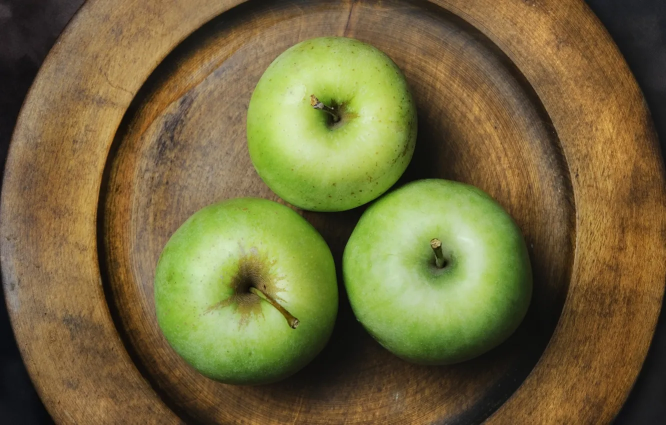
#> input picture Practice2/img1.png, 1332 x 850 px (shown at 1/2 size)
$ python 05_transformations.py   (older library calls are emulated)
#> lines starting #> are read from the running program, lines starting #| are printed output that depends on the picture
import cv2
import numpy as np
import matplotlib.pyplot as plt
from skimage.metrics import peak_signal_noise_ratio as psnr
from skimage.metrics import structural_similarity as ssim

# ---------- Загрузка изображений ----------
img1 = cv2.imread('img1.png')            # 3 яблока
#> img1 is the input picture: shape (850, 1332, 3); mean B, G, R 60.6, 105.2, 115.7
img2 = cv2.imread('img2.png')            # цветок крупным планом
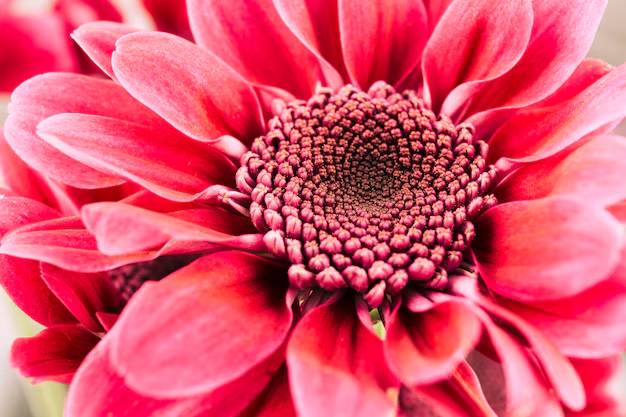
#> input picture Practice2/img2.png, 626 x 417 px
#> img2 is the input picture: shape (417, 626, 3); mean B, G, R 106.8, 80, 222.8
img1_rgb = cv2.cvtColor(img1, cv2.COLOR_BGR2RGB)
img2_rgb = cv2.cvtColor(img2, cv2.COLOR_BGR2RGB)

def show(images, titles, figsize=(16, 5), gray_cmap='gray'):
    n = len(images)
    fig, axes = plt.subplots(1, n, figsize=figsize)
    if n == 1: axes = [axes]
    for ax, im, t in zip(axes, images, titles):
        if im.ndim == 2:
            ax.imshow(im, cmap=gray_cmap)
        else:
            ax.imshow(im)
        ax.set_title(t, fontsize=11)
        ax.axis('off')
    plt.tight_layout()
    plt.show()

h, w = img1.shape[:2]
#> h = 850; w = 1332
img = cv2.cvtColor(img1, cv2.COLOR_BGR2RGB)

# ---------- 5.1 Поворот ----------
M_rot = cv2.getRotationMatrix2D((w/2, h/2), angle=30, scale=1.0)
rotated = cv2.warpAffine(img, M_rot, (w, h),
                         flags=cv2.INTER_LINEAR,
                         borderMode=cv2.BORDER_CONSTANT, borderValue=(0,0,0))
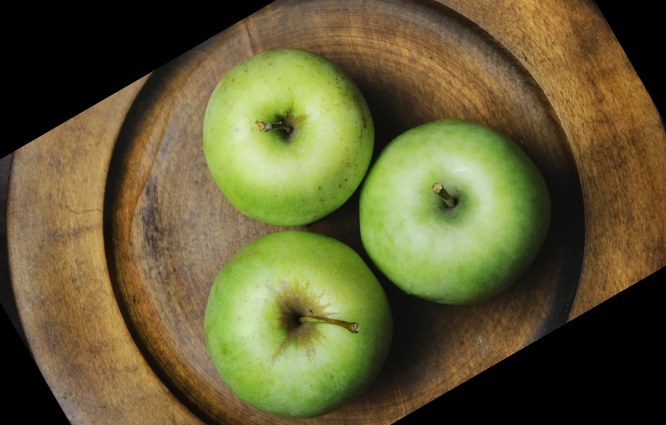
#> rotated: shape (850, 1332, 3) (shown at 1/2 size); mean R, G, B 99, 92.4, 52.2

# ---------- 5.2 Масштабирование ----------
scaled_up   = cv2.resize(img, None, fx=1.5, fy=1.5, interpolation=cv2.INTER_CUBIC)
scaled_down = cv2.resize(img, None, fx=0.5, fy=0.5, interpolation=cv2.INTER_AREA)

# ---------- 5.3 Сдвиг ----------
M_shift = np.float32([[1, 0, 60], [0, 1, 40]])
shifted = cv2.warpAffine(img, M_shift, (w, h))
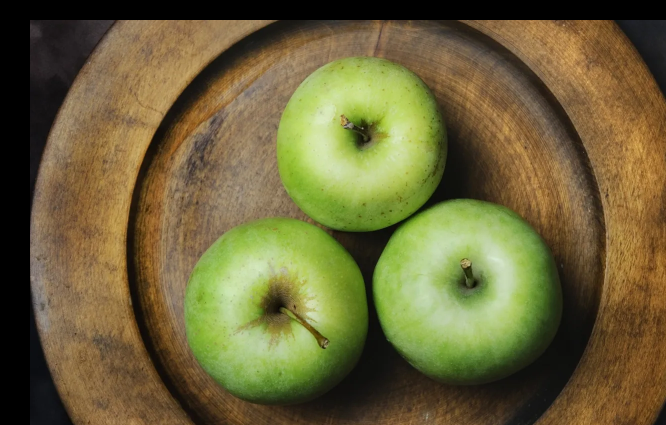
#> shifted: shape (850, 1332, 3) (shown at 1/2 size); mean R, G, B 108.1, 99.6, 57.3

# ---------- 5.4 Яркость и контраст ----------
bright   = cv2.convertScaleAbs(img, alpha=1.0, beta=50)    # ярче
dark     = cv2.convertScaleAbs(img, alpha=1.0, beta=-50)   # темнее
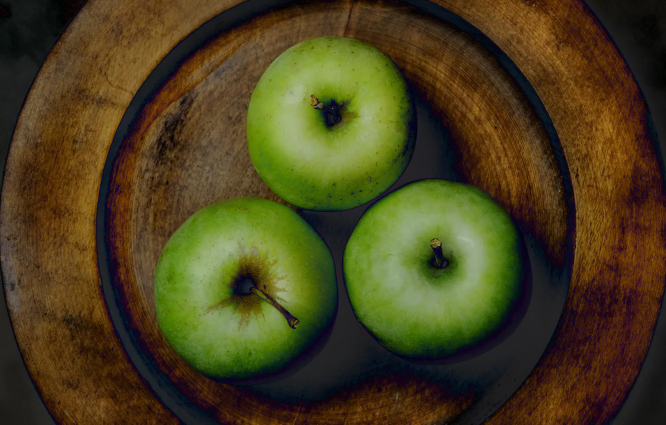
#> dark: shape (850, 1332, 3) (shown at 1/2 size); mean R, G, B 73.2, 63.9, 28.9
contrast = cv2.convertScaleAbs(img, alpha=1.6, beta=0)     # контраст
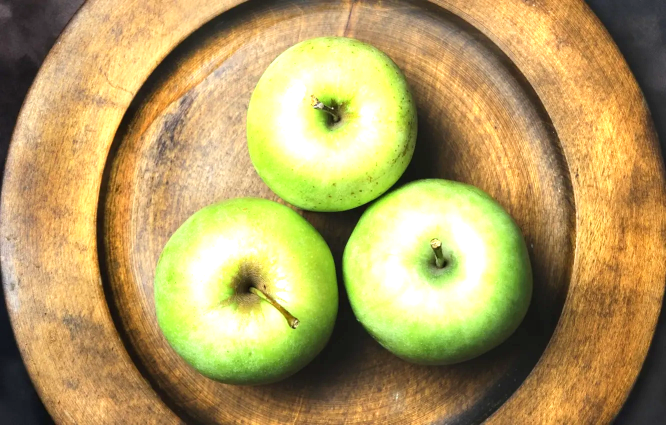
#> contrast: shape (850, 1332, 3) (shown at 1/2 size); mean R, G, B 179.1, 157.8, 96.6
gamma    = np.power(img/255.0, 1/2.2) * 255
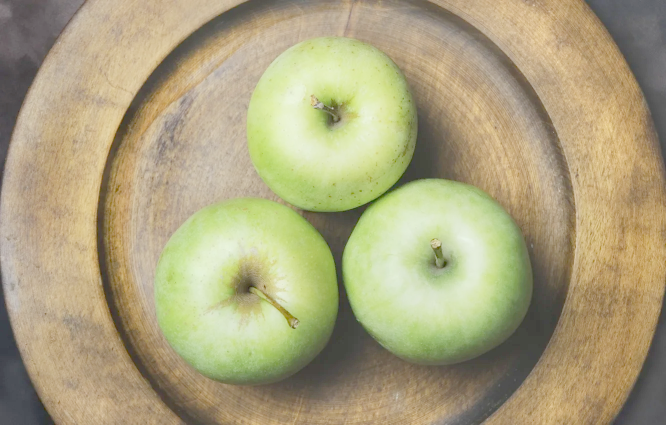
#> gamma: shape (850, 1332, 3) float64 (shown at 1/2 size); mean R, G, B 171.8, 163.3, 126.7
gamma    = gamma.astype(np.uint8)                          # гамма-коррекция

# ---------- 5.5 Фильтрация ----------
gauss   = cv2.GaussianBlur(img, (7, 7), 0)
median  = cv2.medianBlur(img, 7)
sobel_x = cv2.Sobel(cv2.cvtColor(img, cv2.COLOR_RGB2GRAY),
                    cv2.CV_64F, 1, 0, ksize=3)
sobel_x = cv2.convertScaleAbs(sobel_x)
lap     = cv2.Laplacian(cv2.cvtColor(img, cv2.COLOR_RGB2GRAY), cv2.CV_64F)
lap     = cv2.convertScaleAbs(lap)
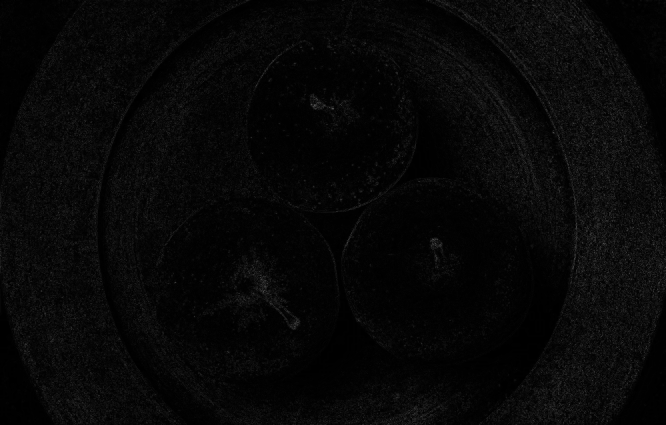
#> lap: shape (850, 1332) (shown at 1/2 size); min 0, max 169, mean 7.2

show([img, rotated, scaled_up, scaled_down, shifted],
     ['Оригинал', 'Поворот 30°', 'Масштаб ×1.5 (CUBIC)',
      'Масштаб ×0.5 (AREA)', 'Сдвиг (+60,+40)'], figsize=(18, 4))
#> in show, `n = len(images)`: n = 5
#> the loop in show, `for ax, im, t in zip(axes, images, titles):` made 5 passes
#> t on passes 1 to 5: 'Оригинал', 'Поворот 30°', 'Масштаб ×1.5 (CUBIC)', 'Масштаб ×0.5 (AREA)', 'Сдвиг (+60,+40)'

show([img, bright, dark, contrast, gamma],
     ['Оригинал', 'Ярче (β=+50)', 'Темнее (β=−50)',
      'Контраст (α=1.6)', 'Гамма 1/2.2'], figsize=(18, 4))
#> the loop in show (call 2), `for ax, im, t in zip(axes, images, titles):` made 5 passes
#> t on passes 1 to 5: 'Оригинал', 'Ярче (β=+50)', 'Темнее (β=−50)', 'Контраст (α=1.6)', 'Гамма 1/2.2'

show([img, gauss, median, sobel_x, lap],
     ['Оригинал', 'Gaussian 7×7', 'Median 7×7',
      'Sobel X (края)', 'Laplacian (края)'], figsize=(18, 4))
